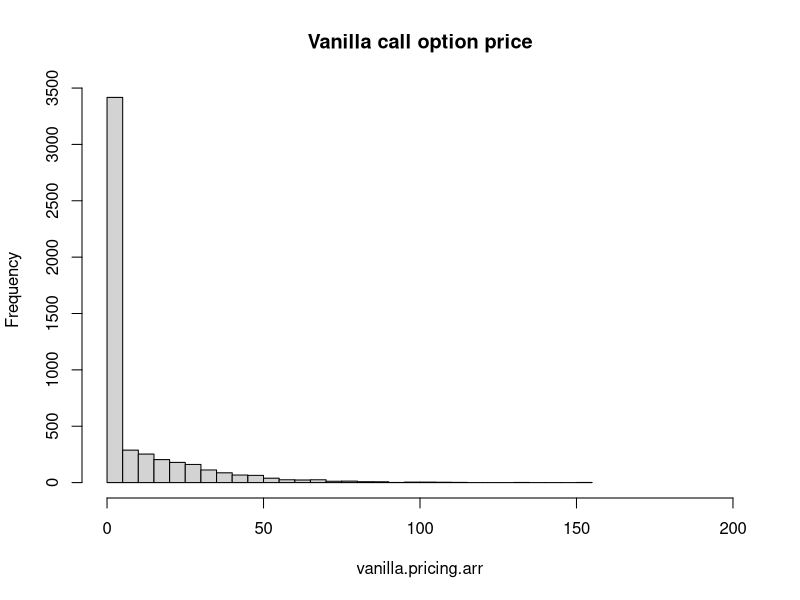
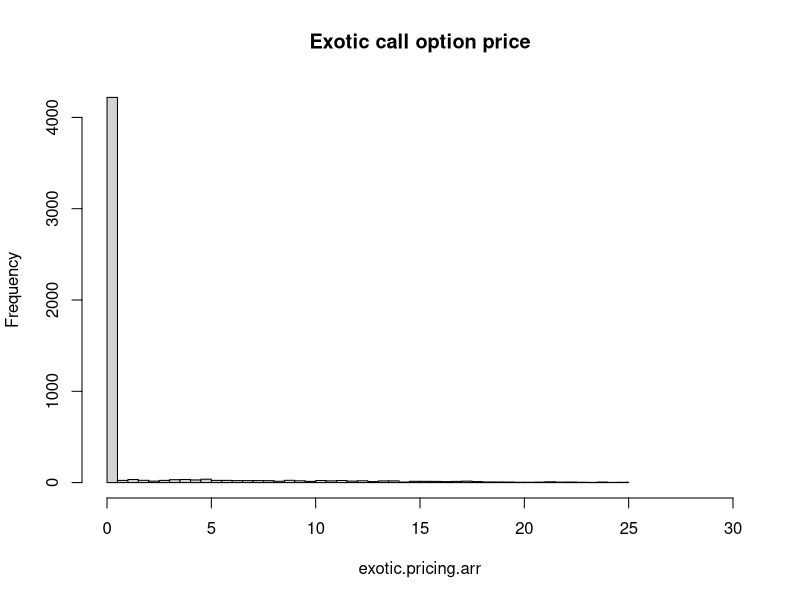

Here is the R script that generated these plots, in order:
## ---- chunk 1
#2.3

sigma <- 0.5
ndays <- 90 
S0 <- 100 # Starting stock price 
mu <- 0.05 # Stock drift rate per year 
dT <- 1/365 
niters <- 5000 # Number of Monte carlo simulations to do 
strike <- 105
knockoutlevel <- 130
stock.prices <- list()
S90 <- c()
option.payoff.arr <- c()
set.seed(6124)

for(j in 1:niters) { 
   N = rnorm(ndays) 
   S = S0
   S_arr <- c(S0) 
   for(i in 1:ndays) { 
      dS = S*(mu*dT + sigma*sqrt(dT)*N[i])
      S = S + dS
      S_arr <- c(S_arr, S)
   } 
 
   S90 <- c(S90, S)
   stock.prices[[j]] <- S_arr
   
   # For a call option, if the stock price at expiry is 
   # higher than strike price, then we profit 
   # Otherwise, we don't exercise the option 
   
   option.payoff = max(S-strike,0)
   option.payoff.arr <- c(option.payoff.arr, option.payoff)
} 
vanilla.pricing.arr <- option.payoff.arr
for(i in 1:niters) { 
  if (max(stock.prices[[i]])>knockoutlevel){
  option.payoff.arr[i] <- 0
  }
}
exotic.pricing.arr <- option.payoff.arr
vanilla.pricing <- mean(vanilla.pricing.arr)
exotic.pricing <- mean(exotic.pricing.arr)

#library(RColorBrewer)
#palette <- brewer.pal(7,"Dark2")
#plot(stock.prices[[1]], type = "l", lwd = 2, col = palette[1], ylim = c(20,170), xlab = "days", ylab = "Price")
#points(stock.prices[[2]], type = "l", lw = 2,col = palette[2])
#points(stock.prices[[3]], type = "l", lw = 2,col = palette[3])
#points(stock.prices[[4]], type = "l", lw = 2,col = palette[4])
#points(stock.prices[[5]], type = "l", lw = 2,col = palette[5])


## ---- chunk 2
length(vanilla.pricing.arr[which(vanilla.pricing.arr>160)])
## ---- chunk 3
hist(vanilla.pricing.arr, n = 50, xlim = c(0,200),main = "Vanilla call option price")
hist(exotic.pricing.arr, n = 50, xlim = c(0,30),main = "Exotic call option price")
mean(vanilla.pricing.arr)
mean(exotic.pricing.arr)

